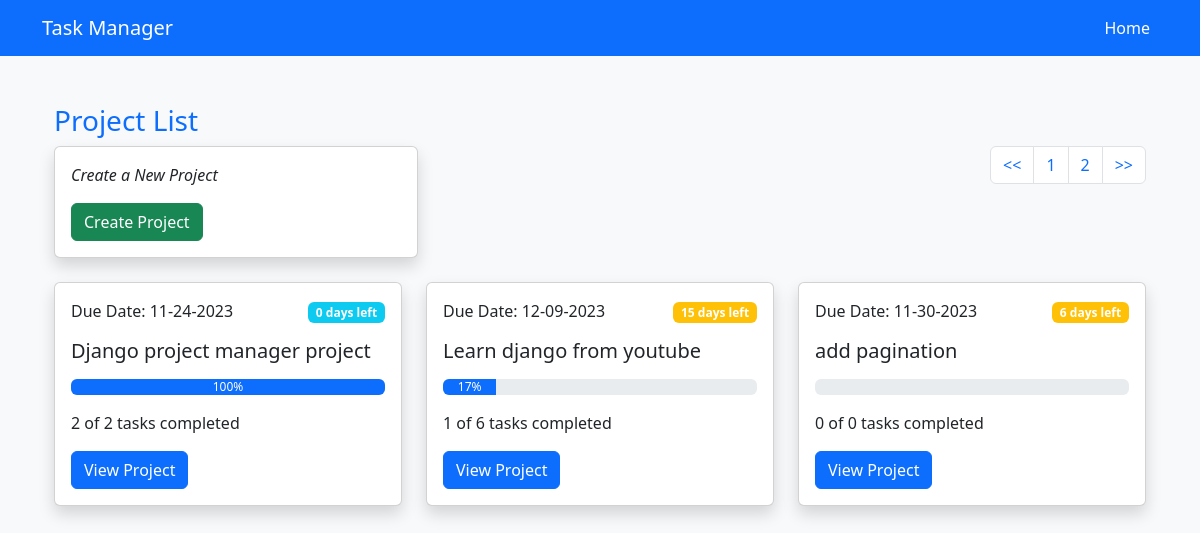
/projects/, run on the app's committed database.
### task_list/models.py (models this page shows, shortened)
class Project(models.Model):
    title = models.CharField(max_length=255)
    description = models.TextField(blank=True)
    created_at = models.DateTimeField(auto_now_add=True)
    due_date = models.DateField(null=True, blank=True)

### task_list/views.py (the view)
# urls.py: path('', views.project_list, name='project_list'),
def project_list(request):
    projects = Project.objects.all()
    pagination = Paginator(projects, 3)
    page = request.GET.get('page')
    projectsObj = pagination.get_page(page)
    all_projects = []
    for project in projectsObj:
        data = {}
        data['item'] = project
        data['all'] = project.tasks.all().count()
        data['complete'] = project.tasks.filter(completed=True).count()
        data['incomplete'] = project.tasks.filter(completed=False).count()
        if data['all'] > 0:
           data['percent'] = round((data['complete'] / data['all']) * 100)
        else:
           data['percent'] = 0
        data['days_left'] = (project.due_date - datetime.date.today()).days
        all_projects.append(data)
    return render(request, 'project_list.html', {'projects': all_projects, 'pages': projectsObj})

### task_list/templates/project_list.html (shortened to what this page needs)
{% extends 'base.html' %} {% load humanize %} {% block content %}
<div class="container mt-5">
  <h3 class="text-primary">Project List</h3>
  <div class="d-flex justify-content-between flex-wrap">
    <div class="col-md-4 mb-4">
      <div class="card shadow">
        <div class="card-body">
          <p class="card-text">
            <em>Create a New Project</em>
          </p>
          <a href="{% url 'project_create' %}" class="btn btn-success"
            >Create Project</a
          >
        </div>
      </div>
    </div>
    <nav aria-label="Page navigation example">
      <ul class="pagination justify-content-end ms-auto">
        <li class="page-item"><a class="page-link" href="?page=1"><<</a></li>
        <li class="page-item">
          <a class="page-link" href="?page={{pages.number}}"
            >{{ pages.number}}</a
          >
        </li>
        {% if pages.has_next %}
        <li class="page-item">
          <a class="page-link" href="?page={{pages.next_page_number}}"
            >{{pages.next_page_number}}</a
          >
        </li>
        {% endif %}
        <li class="page-item">
          <a class="page-link" href="?page={{pages.num_pages}}">>></a>
        </li>
      </ul>
    </nav>
  </div>
  <div class="row">
    {% for project in projects %}
    <div class="col-md-4 mb-4">
      <div class="card shadow">
        <div class="card-body">
          <span class="d-flex justify-content-between">
            <p class="card-text">
              Due Date: {{ project.item.due_date | date:"m-d-Y" }}
            </p>
            <p>
              {% if project.percent < 100 and project.days_left < 3 %}
              <span class="badge bg-danger"
                >{{ project.days_left }} days left</span
              >
              {% elif project.percent == 100 %}
              <span class="badge bg-info"
                >{{ project.days_left }} days left</span
              >
              {% elif project.percent < 100 and project.days_left > 5 %}
              <span class="badge bg-warning"
                >{{ project.days_left }} days left</span
              >
              {% endif %}
            </p>
          </span>
          <h5 class="card-title">{{ project.item.title }}</h5>
          <div class="progress mb-3 mt-3">
            <div class="progress-bar" style="width: {{project.percent}}%">
              {{project.percent}}%
            </div>
          </div>
          <p class="card-text">
            {{ project.complete }} of {{ project.all }} tasks completed
          </p>
          <a
            href="{% url 'project_detail' project_id=project.item.id %}"
            class="btn btn-primary"
            >View Project</a
          >
        </div>
      </div>
    </div>
    {% endfor %}
  </div>
</div>
{% endblock %}

### data on the page
Project: item.due_date "11-24-2023", days_left "0", item "Django project manager project", percent "100", complete "2", all "2"
Project: item.due_date "12-09-2023", days_left "15", item "Learn django from youtube", percent "17", complete "1", all "6"
Project: item.due_date "11-30-2023", days_left "6", item "add pagination", complete "0", all "0"

### other printed values
{{ pages.number }} "1"
{{ pages.next_page_number }} "2"
